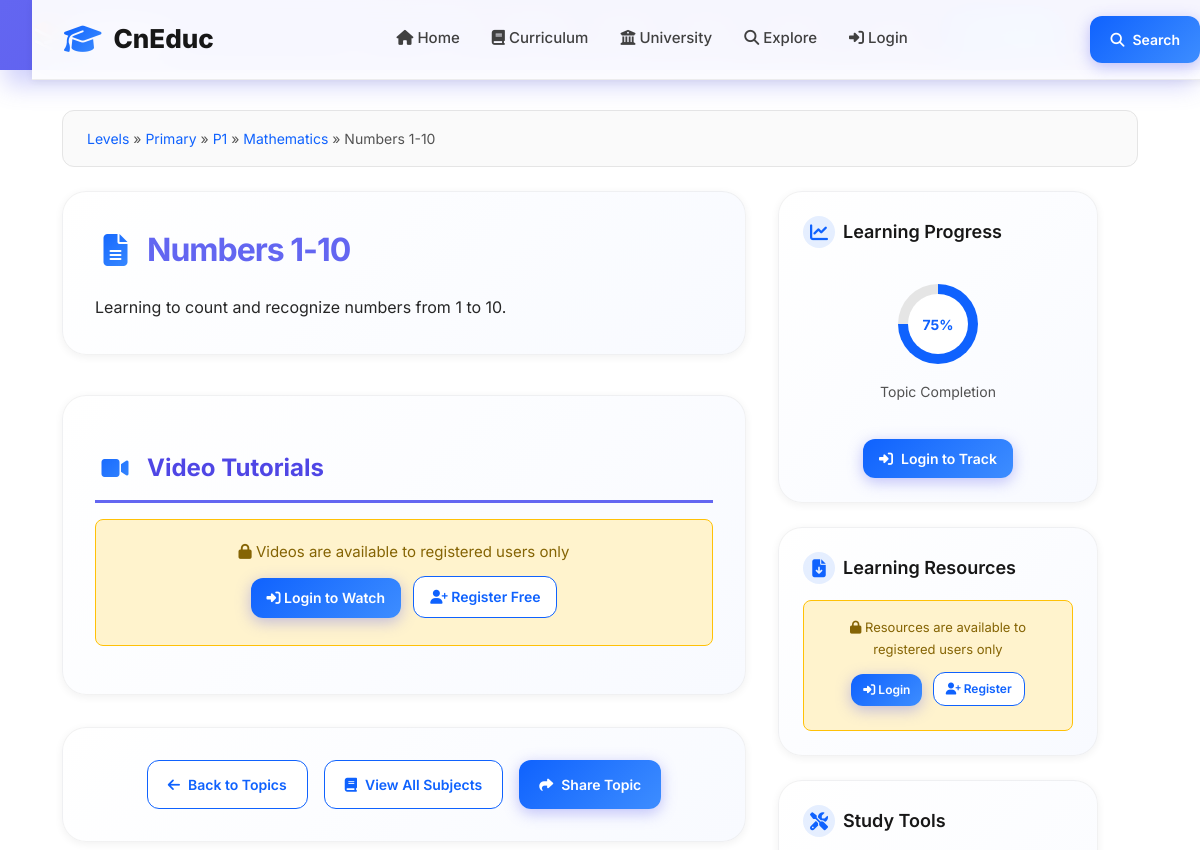
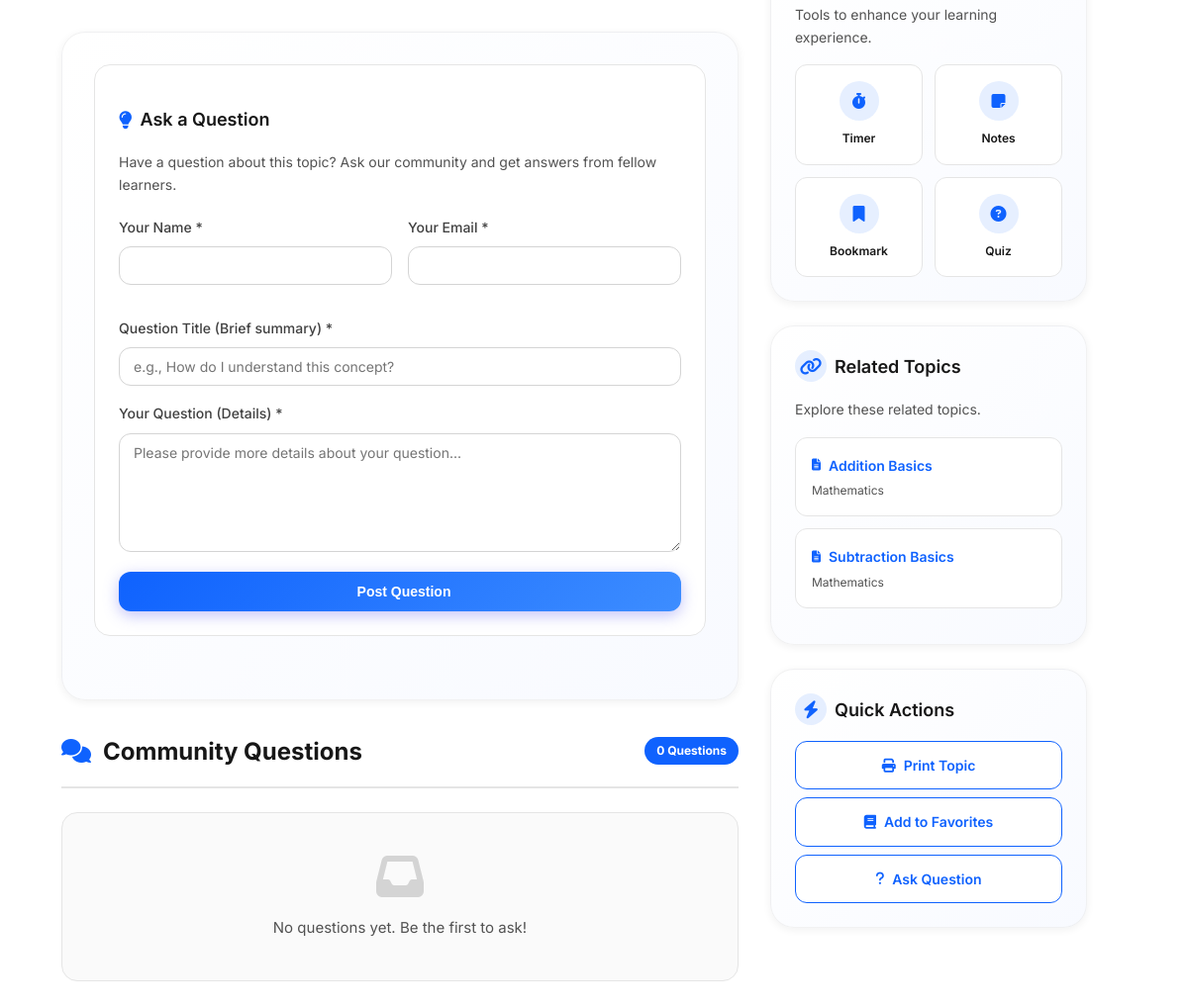
/read_topic.php?id=1, run on the app's committed database (2 pictures, top to bottom).
### tables this page shows
CREATE TABLE IF NOT EXISTS `levels` (
  `id` INT AUTO_INCREMENT PRIMARY KEY,
  `name` VARCHAR(100) NOT NULL,
  `description` TEXT,
  `slug` VARCHAR(100) NOT NULL UNIQUE
);

CREATE TABLE IF NOT EXISTS `classes` (
  `id` INT AUTO_INCREMENT PRIMARY KEY,
  `level_id` INT NOT NULL,
  `name` VARCHAR(50) NOT NULL,
  `description` TEXT,
  `position` INT DEFAULT 0,
  FOREIGN KEY (`level_id`) REFERENCES `levels`(`id`) ON DELETE CASCADE,
  UNIQUE KEY `level_class` (`level_id`, `name`)
);

CREATE TABLE IF NOT EXISTS `subjects` (
  `id` INT AUTO_INCREMENT PRIMARY KEY,
  `class_id` INT NOT NULL,
  `name` VARCHAR(150) NOT NULL,
  `description` TEXT,
  `position` INT DEFAULT 0,
  FOREIGN KEY (`class_id`) REFERENCES `classes`(`id`) ON DELETE CASCADE
);

CREATE TABLE IF NOT EXISTS `topics` (
  `id` INT AUTO_INCREMENT PRIMARY KEY,
  `subject_id` INT NOT NULL,
  `title` VARCHAR(255) NOT NULL,
  `content` TEXT,
  `position` INT DEFAULT 0,
  FOREIGN KEY (`subject_id`) REFERENCES `subjects`(`id`) ON DELETE CASCADE
);

### read_topic.php (the view, shortened to what the rows shown need)
<?php
require_once __DIR__ . '/includes/functions.php';
$topic_id = (int)$_GET['id'];
$topic = get_topic($topic_id);
$subject = get_subject($topic['subject_id']);
$class = cned_get_class($subject['class_id']);
$level = get_level($class['level_id']);
$videos = get_topic_videos($topic_id);
$related_topics = get_related_topics($topic_id, $subject['id']);
include __DIR__ . '/includes/header.php';
?>
<!DOCTYPE html>
<html lang="en">
<head>
    <link rel="stylesheet" href="https://cdnjs.cloudflare.com/ajax/libs/font-awesome/6.4.0/css/all.min.css">
</head>
<body>
    <div class="content-wrapper">
        <div class="breadcrumb fade-in">
            <a href="levels.php">Levels</a> &raquo;
            <a href="classes.php?level_id=<?php echo $level['id']; ?>"><?php echo htmlspecialchars($level['name']); ?></a> &raquo;
            <a href="subjects.php?class_id=<?php echo $class['id']; ?>"><?php echo htmlspecialchars($class['name']); ?></a> &raquo;
            <a href="topics.php?subject_id=<?php echo $subject['id']; ?>"><?php echo htmlspecialchars($subject['name']); ?></a> &raquo;
            <span><?php echo htmlspecialchars($topic['title']); ?></span>
        </div>
        <div class="grid-layout">
            <main class="main-content">
                <div class="card fade-in">
                    <h1><i class="fas fa-file-alt"></i> <?php echo htmlspecialchars($topic['title']); ?></h1>
                    <div class="topic-content">
                        <?php echo nl2br(htmlspecialchars($topic['content'])); ?>
                    </div>
                </div>
                <?php if (!empty($videos)): ?>
                    <div class="card videos-section fade-in delay-1">
                        <h2><i class="fas fa-video"></i> Video Tutorials</h2>
                    </div>
                <?php endif; ?>
            </main>
            <aside class="sidebar">
                <div class="sidebar-cards">
                    <?php if (!empty($related_topics)): ?>
                        <div class="sidebar-card fade-in delay-2">
                            <div class="related-topics-list">
                                <?php foreach ($related_topics as $related_topic): ?>
                                    <a href="topic.php?id=<?php echo $related_topic['id']; ?>" class="related-topic-item">
                                        <div class="related-topic-title">
                                            <i class="fas fa-file-alt"></i>
                                            <?php echo htmlspecialchars($related_topic['title']); ?>
                                        </div>
                                        <div class="related-topic-subject">
                                            <?php echo htmlspecialchars($subject['name']); ?>
                                        </div>
                                    </a>
                                <?php endforeach; ?>
                            </div>
                        </div>
                    <?php endif; ?>
                </div>
            </aside>
        </div>
    </div>
</body>
</html>

### data on the page
levels: name "Primary"
classes: name "P1"
subjects: name "Mathematics"
topics: title "Numbers 1-10", content "Learning to count and recognize numbers from 1 to 10."
topics: title "Addition Basics", subject.name "Mathematics"
topics: title "Subtraction Basics", subject.name "Mathematics"

### other printed values
$question_count "0"
